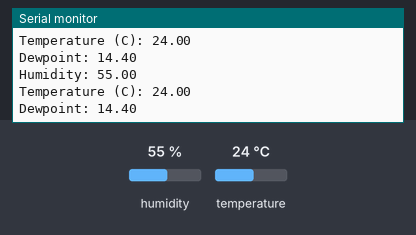
Recording of a sketch running on a simulated ESP32. Parts: the last lines printed to the serial monitor. The test bench sets the inputs (shaded band); at power-on: humidity 55 %, temperature 24 °C.

Above: at 2.8 s.
2.9 s: humidity set to 22 %
At 4.5 s:
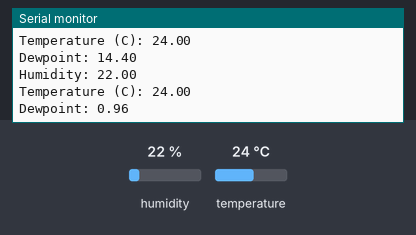
5.6 s: temperature set to 12 °C
At 6.8 s:
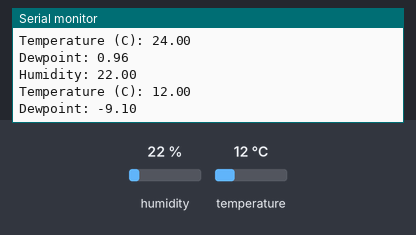
8.3 s: humidity set to 40 %
At 10.8 s:
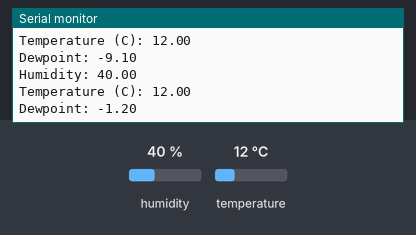
Timing chart, 0 to 12.3 s (numbered marks = the images above; inputs shaded):
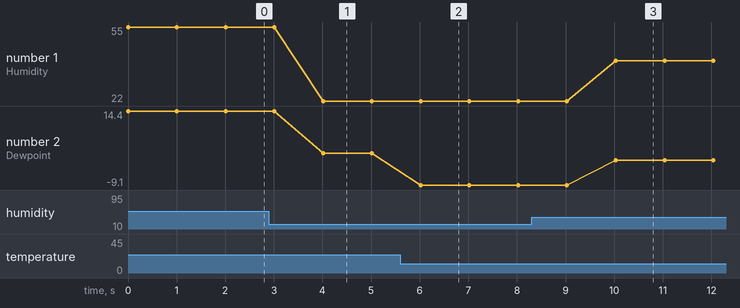

Measured:
- after the input at 2.9 s, the serial monitor: prints a new line after 1.1 s (image 1)
- after the input at 5.6 s, the serial monitor: prints a new line after 0.42 s (image 2)
- after the input at 8.3 s, the serial monitor: prints a new line after 1.7 s (image 3)
- plotted number 1: 55 → 22 after the input at 2.9 s, 22 → 40 after the input at 8.3 s
- plotted number 2: 14.4 → 0.96 after the input at 2.9 s, 0.96 → -9.1 after the input at 5.6 s, -9.1 → -1.2 after the input at 8.3 s

The sketch:

ESP-DHT22.ino
```cpp
/***************************************************************************************************************
* Made by  : Tushar Saini
* Email Id : tsaini1285@gmail.com
* For DHT22 Datasheet: https://www.sparkfun.com/datasheets/Sensors/Temperature/DHT22.pdf
***************************************************************************************************************/
#include <DHT.h>
#define DHTPIN 33
#define DHTTYPE DHT22

DHT dht(DHTPIN, DHTTYPE);

float tempc;
float dewpoint;
float humidity;

void setup() {
  Serial.begin(9600);
  dht.begin();
}

void loop() {
  humidity = dht.readHumidity();
  tempc = dht.readTemperature();

  if (isnan(humidity) || isnan(tempc)) {
    Serial.println(F("Failed to read from DHT sensor!"));
    tempc=0.0,humidity=0.0; dewpoint=0.0;
  } else {
    dewpoint = calDewpoint(humidity, tempc);

    Serial.print("Humidity: ");  Serial.println(humidity);
    Serial.print("Temperature (C): ");  Serial.println(tempc);
    Serial.print("Dewpoint: ");  Serial.println(dewpoint);
  }
  delay(1000);
}

float calDewpoint(float hum, float temp) {
  float Tda;
  Tda = log(hum/100) + (17.62 * temp) / (243.12 + temp);
  return 243.12 * Tda / (17.62 - Tda);
}
```
